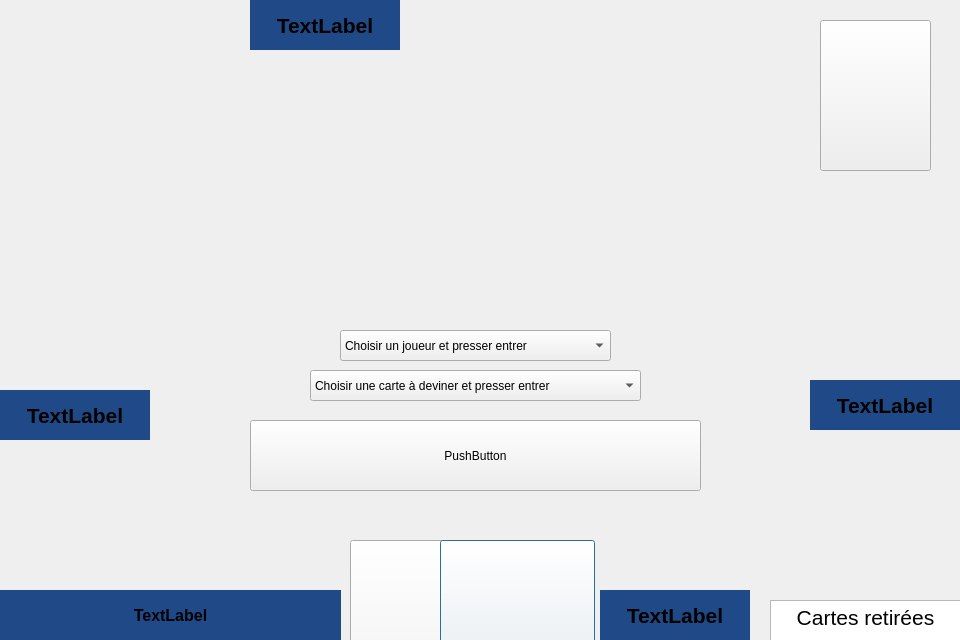
<?xml version="1.0" encoding="UTF-8"?>
<ui version="4.0">
 <class>Game</class>
 <widget class="QDialog" name="Game">
  <property name="geometry">
   <rect>
    <x>0</x>
    <y>0</y>
    <width>960</width>
    <height>640</height>
   </rect>
  </property>
  <property name="minimumSize">
   <size>
    <width>960</width>
    <height>640</height>
   </size>
  </property>
  <property name="maximumSize">
   <size>
    <width>960</width>
    <height>640</height>
   </size>
  </property>
  <property name="windowTitle">
   <string>Love Letter</string>
  </property>
  <property name="windowIcon">
   <iconset>
    <normalon>:/ressources/game_icon.png</normalon>
   </iconset>
  </property>
  <property name="styleSheet">
   <string notr="true">background-image: url(:/ressources/bgrd.jpg); 
background-position: center; 
background-repeat: repeat-xy;</string>
  </property>
  <widget class="QLabel" name="userLabel">
   <property name="geometry">
    <rect>
     <x>600</x>
     <y>590</y>
     <width>150</width>
     <height>50</height>
    </rect>
   </property>
   <property name="minimumSize">
    <size>
     <width>150</width>
     <height>50</height>
    </size>
   </property>
   <property name="maximumSize">
    <size>
     <width>150</width>
     <height>50</height>
    </size>
   </property>
   <property name="font">
    <font>
     <pointsize>16</pointsize>
     <weight>75</weight>
     <bold>true</bold>
    </font>
   </property>
   <property name="styleSheet">
    <string notr="true">background-color: rgb(32, 74, 135);</string>
   </property>
   <property name="text">
    <string>TextLabel</string>
   </property>
   <property name="alignment">
    <set>Qt::AlignCenter</set>
   </property>
  </widget>
  <widget class="QLabel" name="scoreLabel">
   <property name="geometry">
    <rect>
     <x>0</x>
     <y>590</y>
     <width>341</width>
     <height>50</height>
    </rect>
   </property>
   <property name="minimumSize">
    <size>
     <width>0</width>
     <height>50</height>
    </size>
   </property>
   <property name="maximumSize">
    <size>
     <width>350</width>
     <height>50</height>
    </size>
   </property>
   <property name="font">
    <font>
     <pointsize>12</pointsize>
     <weight>75</weight>
     <bold>true</bold>
    </font>
   </property>
   <property name="styleSheet">
    <string notr="true">background-color: rgb(32, 74, 135);</string>
   </property>
   <property name="text">
    <string>TextLabel</string>
   </property>
   <property name="alignment">
    <set>Qt::AlignCenter</set>
   </property>
  </widget>
  <widget class="QPushButton" name="pushButton">
   <property name="geometry">
    <rect>
     <x>440</x>
     <y>540</y>
     <width>155</width>
     <height>217</height>
    </rect>
   </property>
   <property name="minimumSize">
    <size>
     <width>155</width>
     <height>217</height>
    </size>
   </property>
   <property name="maximumSize">
    <size>
     <width>155</width>
     <height>217</height>
    </size>
   </property>
   <property name="text">
    <string/>
   </property>
   <property name="iconSize">
    <size>
     <width>155</width>
     <height>217</height>
    </size>
   </property>
   <property name="checkable">
    <bool>true</bool>
   </property>
   <property name="checked">
    <bool>false</bool>
   </property>
   <property name="flat">
    <bool>false</bool>
   </property>
  </widget>
  <widget class="QPushButton" name="pushButton_2">
   <property name="enabled">
    <bool>true</bool>
   </property>
   <property name="geometry">
    <rect>
     <x>410</x>
     <y>-130</y>
     <width>155</width>
     <height>217</height>
    </rect>
   </property>
   <property name="minimumSize">
    <size>
     <width>155</width>
     <height>217</height>
    </size>
   </property>
   <property name="maximumSize">
    <size>
     <width>155</width>
     <height>217</height>
    </size>
   </property>
   <property name="text">
    <string/>
   </property>
   <property name="iconSize">
    <size>
     <width>155</width>
     <height>217</height>
    </size>
   </property>
   <property name="checkable">
    <bool>true</bool>
   </property>
   <property name="flat">
    <bool>true</bool>
   </property>
  </widget>
  <widget class="QPushButton" name="pushButton_3">
   <property name="enabled">
    <bool>true</bool>
   </property>
   <property name="geometry">
    <rect>
     <x>-110</x>
     <y>220</y>
     <width>217</width>
     <height>155</height>
    </rect>
   </property>
   <property name="minimumSize">
    <size>
     <width>217</width>
     <height>155</height>
    </size>
   </property>
   <property name="maximumSize">
    <size>
     <width>217</width>
     <height>155</height>
    </size>
   </property>
   <property name="text">
    <string/>
   </property>
   <property name="iconSize">
    <size>
     <width>155</width>
     <height>217</height>
    </size>
   </property>
   <property name="checkable">
    <bool>true</bool>
   </property>
   <property name="flat">
    <bool>true</bool>
   </property>
  </widget>
  <widget class="QPushButton" name="pushButton_4">
   <property name="enabled">
    <bool>true</bool>
   </property>
   <property name="geometry">
    <rect>
     <x>860</x>
     <y>210</y>
     <width>217</width>
     <height>155</height>
    </rect>
   </property>
   <property name="minimumSize">
    <size>
     <width>217</width>
     <height>155</height>
    </size>
   </property>
   <property name="maximumSize">
    <size>
     <width>217</width>
     <height>155</height>
    </size>
   </property>
   <property name="text">
    <string/>
   </property>
   <property name="iconSize">
    <size>
     <width>155</width>
     <height>217</height>
    </size>
   </property>
   <property name="checkable">
    <bool>true</bool>
   </property>
   <property name="flat">
    <bool>true</bool>
   </property>
  </widget>
  <widget class="QLabel" name="userLabel_2">
   <property name="geometry">
    <rect>
     <x>0</x>
     <y>390</y>
     <width>150</width>
     <height>50</height>
    </rect>
   </property>
   <property name="minimumSize">
    <size>
     <width>150</width>
     <height>50</height>
    </size>
   </property>
   <property name="maximumSize">
    <size>
     <width>150</width>
     <height>50</height>
    </size>
   </property>
   <property name="font">
    <font>
     <pointsize>16</pointsize>
     <weight>75</weight>
     <bold>true</bold>
    </font>
   </property>
   <property name="styleSheet">
    <string notr="true">background-color: rgb(32, 74, 135);</string>
   </property>
   <property name="text">
    <string>TextLabel</string>
   </property>
   <property name="alignment">
    <set>Qt::AlignCenter</set>
   </property>
  </widget>
  <widget class="QLabel" name="userLabel_3">
   <property name="geometry">
    <rect>
     <x>810</x>
     <y>380</y>
     <width>150</width>
     <height>50</height>
    </rect>
   </property>
   <property name="minimumSize">
    <size>
     <width>150</width>
     <height>50</height>
    </size>
   </property>
   <property name="maximumSize">
    <size>
     <width>150</width>
     <height>50</height>
    </size>
   </property>
   <property name="font">
    <font>
     <pointsize>16</pointsize>
     <weight>75</weight>
     <bold>true</bold>
    </font>
   </property>
   <property name="styleSheet">
    <string notr="true">background-color: rgb(32, 74, 135);</string>
   </property>
   <property name="text">
    <string>TextLabel</string>
   </property>
   <property name="alignment">
    <set>Qt::AlignCenter</set>
   </property>
  </widget>
  <widget class="QLabel" name="userLabel_4">
   <property name="geometry">
    <rect>
     <x>250</x>
     <y>0</y>
     <width>150</width>
     <height>50</height>
    </rect>
   </property>
   <property name="minimumSize">
    <size>
     <width>150</width>
     <height>50</height>
    </size>
   </property>
   <property name="maximumSize">
    <size>
     <width>150</width>
     <height>50</height>
    </size>
   </property>
   <property name="font">
    <font>
     <pointsize>16</pointsize>
     <weight>75</weight>
     <bold>true</bold>
    </font>
   </property>
   <property name="styleSheet">
    <string notr="true">background-color: rgb(32, 74, 135);</string>
   </property>
   <property name="text">
    <string>TextLabel</string>
   </property>
   <property name="alignment">
    <set>Qt::AlignCenter</set>
   </property>
  </widget>
  <widget class="QComboBox" name="comboBox">
   <property name="enabled">
    <bool>true</bool>
   </property>
   <property name="geometry">
    <rect>
     <x>340</x>
     <y>330</y>
     <width>271</width>
     <height>31</height>
    </rect>
   </property>
   <item>
    <property name="text">
     <string>Choisir un joueur et presser entrer</string>
    </property>
   </item>
   <item>
    <property name="text">
     <string>Amadouceur</string>
    </property>
   </item>
   <item>
    <property name="text">
     <string>Petit_g</string>
    </property>
   </item>
   <item>
    <property name="text">
     <string>Anne</string>
    </property>
   </item>
  </widget>
  <widget class="QComboBox" name="comboBox_2">
   <property name="geometry">
    <rect>
     <x>310</x>
     <y>370</y>
     <width>331</width>
     <height>31</height>
    </rect>
   </property>
   <item>
    <property name="text">
     <string>Choisir une carte à deviner et presser entrer</string>
    </property>
   </item>
   <item>
    <property name="text">
     <string>Prêtre</string>
    </property>
   </item>
   <item>
    <property name="text">
     <string>Baron</string>
    </property>
   </item>
   <item>
    <property name="text">
     <string>Servante</string>
    </property>
   </item>
   <item>
    <property name="text">
     <string>Prince</string>
    </property>
   </item>
   <item>
    <property name="text">
     <string>Roi</string>
    </property>
   </item>
   <item>
    <property name="text">
     <string>Comtesse</string>
    </property>
   </item>
   <item>
    <property name="text">
     <string>Princesse</string>
    </property>
   </item>
  </widget>
  <widget class="QPushButton" name="pushButton_5">
   <property name="enabled">
    <bool>true</bool>
   </property>
   <property name="geometry">
    <rect>
     <x>770</x>
     <y>500</y>
     <width>100</width>
     <height>141</height>
    </rect>
   </property>
   <property name="maximumSize">
    <size>
     <width>100</width>
     <height>150</height>
    </size>
   </property>
   <property name="text">
    <string/>
   </property>
   <property name="iconSize">
    <size>
     <width>100</width>
     <height>150</height>
    </size>
   </property>
   <property name="flat">
    <bool>true</bool>
   </property>
  </widget>
  <widget class="QPushButton" name="pushButton_6">
   <property name="enabled">
    <bool>true</bool>
   </property>
   <property name="geometry">
    <rect>
     <x>820</x>
     <y>500</y>
     <width>100</width>
     <height>141</height>
    </rect>
   </property>
   <property name="maximumSize">
    <size>
     <width>100</width>
     <height>150</height>
    </size>
   </property>
   <property name="text">
    <string/>
   </property>
   <property name="iconSize">
    <size>
     <width>100</width>
     <height>150</height>
    </size>
   </property>
   <property name="flat">
    <bool>true</bool>
   </property>
  </widget>
  <widget class="QPushButton" name="pushButton_7">
   <property name="enabled">
    <bool>true</bool>
   </property>
   <property name="geometry">
    <rect>
     <x>870</x>
     <y>500</y>
     <width>100</width>
     <height>141</height>
    </rect>
   </property>
   <property name="maximumSize">
    <size>
     <width>100</width>
     <height>150</height>
    </size>
   </property>
   <property name="text">
    <string/>
   </property>
   <property name="iconSize">
    <size>
     <width>100</width>
     <height>150</height>
    </size>
   </property>
   <property name="flat">
    <bool>true</bool>
   </property>
  </widget>
  <widget class="QPushButton" name="pushButton_8">
   <property name="geometry">
    <rect>
     <x>250</x>
     <y>420</y>
     <width>451</width>
     <height>71</height>
    </rect>
   </property>
   <property name="styleSheet">
    <string notr="true">font: 20pt &quot;Ubuntu&quot;;</string>
   </property>
   <property name="text">
    <string>PushButton</string>
   </property>
   <property name="flat">
    <bool>false</bool>
   </property>
  </widget>
  <widget class="QPushButton" name="pushButton_9">
   <property name="geometry">
    <rect>
     <x>350</x>
     <y>540</y>
     <width>155</width>
     <height>217</height>
    </rect>
   </property>
   <property name="minimumSize">
    <size>
     <width>155</width>
     <height>217</height>
    </size>
   </property>
   <property name="maximumSize">
    <size>
     <width>155</width>
     <height>217</height>
    </size>
   </property>
   <property name="text">
    <string/>
   </property>
   <property name="iconSize">
    <size>
     <width>155</width>
     <height>217</height>
    </size>
   </property>
   <property name="checkable">
    <bool>true</bool>
   </property>
   <property name="checked">
    <bool>false</bool>
   </property>
   <property name="flat">
    <bool>false</bool>
   </property>
  </widget>
  <widget class="QPushButton" name="pushButton_10">
   <property name="geometry">
    <rect>
     <x>820</x>
     <y>20</y>
     <width>111</width>
     <height>151</height>
    </rect>
   </property>
   <property name="minimumSize">
    <size>
     <width>0</width>
     <height>0</height>
    </size>
   </property>
   <property name="maximumSize">
    <size>
     <width>155</width>
     <height>217</height>
    </size>
   </property>
   <property name="text">
    <string/>
   </property>
   <property name="iconSize">
    <size>
     <width>155</width>
     <height>217</height>
    </size>
   </property>
   <property name="checkable">
    <bool>true</bool>
   </property>
   <property name="checked">
    <bool>false</bool>
   </property>
   <property name="flat">
    <bool>false</bool>
   </property>
  </widget>
  <widget class="QPushButton" name="pushButton_11">
   <property name="geometry">
    <rect>
     <x>360</x>
     <y>450</y>
     <width>61</width>
     <height>81</height>
    </rect>
   </property>
   <property name="minimumSize">
    <size>
     <width>0</width>
     <height>0</height>
    </size>
   </property>
   <property name="maximumSize">
    <size>
     <width>155</width>
     <height>217</height>
    </size>
   </property>
   <property name="text">
    <string/>
   </property>
   <property name="iconSize">
    <size>
     <width>61</width>
     <height>81</height>
    </size>
   </property>
   <property name="checkable">
    <bool>true</bool>
   </property>
   <property name="checked">
    <bool>false</bool>
   </property>
   <property name="flat">
    <bool>true</bool>
   </property>
  </widget>
  <widget class="QPushButton" name="pushButton_12">
   <property name="geometry">
    <rect>
     <x>400</x>
     <y>450</y>
     <width>61</width>
     <height>81</height>
    </rect>
   </property>
   <property name="minimumSize">
    <size>
     <width>0</width>
     <height>0</height>
    </size>
   </property>
   <property name="maximumSize">
    <size>
     <width>155</width>
     <height>217</height>
    </size>
   </property>
   <property name="text">
    <string/>
   </property>
   <property name="iconSize">
    <size>
     <width>61</width>
     <height>81</height>
    </size>
   </property>
   <property name="checkable">
    <bool>true</bool>
   </property>
   <property name="checked">
    <bool>false</bool>
   </property>
   <property name="flat">
    <bool>true</bool>
   </property>
  </widget>
  <widget class="QPushButton" name="pushButton_13">
   <property name="geometry">
    <rect>
     <x>440</x>
     <y>450</y>
     <width>61</width>
     <height>81</height>
    </rect>
   </property>
   <property name="minimumSize">
    <size>
     <width>0</width>
     <height>0</height>
    </size>
   </property>
   <property name="maximumSize">
    <size>
     <width>155</width>
     <height>217</height>
    </size>
   </property>
   <property name="text">
    <string/>
   </property>
   <property name="iconSize">
    <size>
     <width>61</width>
     <height>81</height>
    </size>
   </property>
   <property name="checkable">
    <bool>true</bool>
   </property>
   <property name="checked">
    <bool>false</bool>
   </property>
   <property name="flat">
    <bool>true</bool>
   </property>
  </widget>
  <widget class="QPushButton" name="pushButton_14">
   <property name="geometry">
    <rect>
     <x>480</x>
     <y>450</y>
     <width>61</width>
     <height>81</height>
    </rect>
   </property>
   <property name="minimumSize">
    <size>
     <width>0</width>
     <height>0</height>
    </size>
   </property>
   <property name="maximumSize">
    <size>
     <width>155</width>
     <height>217</height>
    </size>
   </property>
   <property name="text">
    <string/>
   </property>
   <property name="iconSize">
    <size>
     <width>61</width>
     <height>81</height>
    </size>
   </property>
   <property name="checkable">
    <bool>true</bool>
   </property>
   <property name="checked">
    <bool>false</bool>
   </property>
   <property name="flat">
    <bool>true</bool>
   </property>
  </widget>
  <widget class="QPushButton" name="pushButton_15">
   <property name="geometry">
    <rect>
     <x>520</x>
     <y>450</y>
     <width>61</width>
     <height>81</height>
    </rect>
   </property>
   <property name="minimumSize">
    <size>
     <width>0</width>
     <height>0</height>
    </size>
   </property>
   <property name="maximumSize">
    <size>
     <width>155</width>
     <height>217</height>
    </size>
   </property>
   <property name="text">
    <string/>
   </property>
   <property name="iconSize">
    <size>
     <width>61</width>
     <height>81</height>
    </size>
   </property>
   <property name="checkable">
    <bool>true</bool>
   </property>
   <property name="checked">
    <bool>false</bool>
   </property>
   <property name="flat">
    <bool>true</bool>
   </property>
  </widget>
  <widget class="QPushButton" name="pushButton_16">
   <property name="geometry">
    <rect>
     <x>540</x>
     <y>100</y>
     <width>61</width>
     <height>81</height>
    </rect>
   </property>
   <property name="minimumSize">
    <size>
     <width>0</width>
     <height>0</height>
    </size>
   </property>
   <property name="maximumSize">
    <size>
     <width>155</width>
     <height>217</height>
    </size>
   </property>
   <property name="text">
    <string/>
   </property>
   <property name="iconSize">
    <size>
     <width>61</width>
     <height>81</height>
    </size>
   </property>
   <property name="checkable">
    <bool>true</bool>
   </property>
   <property name="checked">
    <bool>false</bool>
   </property>
   <property name="flat">
    <bool>true</bool>
   </property>
  </widget>
  <widget class="QPushButton" name="pushButton_17">
   <property name="geometry">
    <rect>
     <x>460</x>
     <y>100</y>
     <width>61</width>
     <height>81</height>
    </rect>
   </property>
   <property name="minimumSize">
    <size>
     <width>0</width>
     <height>0</height>
    </size>
   </property>
   <property name="maximumSize">
    <size>
     <width>155</width>
     <height>217</height>
    </size>
   </property>
   <property name="text">
    <string/>
   </property>
   <property name="iconSize">
    <size>
     <width>61</width>
     <height>81</height>
    </size>
   </property>
   <property name="checkable">
    <bool>true</bool>
   </property>
   <property name="checked">
    <bool>false</bool>
   </property>
   <property name="flat">
    <bool>true</bool>
   </property>
  </widget>
  <widget class="QPushButton" name="pushButton_18">
   <property name="geometry">
    <rect>
     <x>420</x>
     <y>100</y>
     <width>61</width>
     <height>81</height>
    </rect>
   </property>
   <property name="minimumSize">
    <size>
     <width>0</width>
     <height>0</height>
    </size>
   </property>
   <property name="maximumSize">
    <size>
     <width>155</width>
     <height>217</height>
    </size>
   </property>
   <property name="text">
    <string/>
   </property>
   <property name="iconSize">
    <size>
     <width>61</width>
     <height>81</height>
    </size>
   </property>
   <property name="checkable">
    <bool>true</bool>
   </property>
   <property name="checked">
    <bool>false</bool>
   </property>
   <property name="flat">
    <bool>true</bool>
   </property>
  </widget>
  <widget class="QPushButton" name="pushButton_19">
   <property name="geometry">
    <rect>
     <x>500</x>
     <y>100</y>
     <width>61</width>
     <height>81</height>
    </rect>
   </property>
   <property name="minimumSize">
    <size>
     <width>0</width>
     <height>0</height>
    </size>
   </property>
   <property name="maximumSize">
    <size>
     <width>155</width>
     <height>217</height>
    </size>
   </property>
   <property name="text">
    <string/>
   </property>
   <property name="iconSize">
    <size>
     <width>61</width>
     <height>81</height>
    </size>
   </property>
   <property name="checkable">
    <bool>true</bool>
   </property>
   <property name="checked">
    <bool>false</bool>
   </property>
   <property name="flat">
    <bool>true</bool>
   </property>
  </widget>
  <widget class="QPushButton" name="pushButton_20">
   <property name="geometry">
    <rect>
     <x>380</x>
     <y>100</y>
     <width>61</width>
     <height>81</height>
    </rect>
   </property>
   <property name="minimumSize">
    <size>
     <width>0</width>
     <height>0</height>
    </size>
   </property>
   <property name="maximumSize">
    <size>
     <width>155</width>
     <height>217</height>
    </size>
   </property>
   <property name="text">
    <string/>
   </property>
   <property name="iconSize">
    <size>
     <width>61</width>
     <height>81</height>
    </size>
   </property>
   <property name="checkable">
    <bool>true</bool>
   </property>
   <property name="checked">
    <bool>false</bool>
   </property>
   <property name="flat">
    <bool>true</bool>
   </property>
  </widget>
  <widget class="QTextEdit" name="textEdit">
   <property name="geometry">
    <rect>
     <x>770</x>
     <y>600</y>
     <width>191</width>
     <height>41</height>
    </rect>
   </property>
   <property name="html">
    <string>&lt;!DOCTYPE HTML PUBLIC &quot;-//W3C//DTD HTML 4.0//EN&quot; &quot;http://www.w3.org/TR/REC-html40/strict.dtd&quot;&gt;
&lt;html&gt;&lt;head&gt;&lt;meta name=&quot;qrichtext&quot; content=&quot;1&quot; /&gt;&lt;style type=&quot;text/css&quot;&gt;
p, li { white-space: pre-wrap; }
&lt;/style&gt;&lt;/head&gt;&lt;body style=&quot; font-family:'MS Shell Dlg 2'; font-size:8.25pt; font-weight:400; font-style:normal;&quot;&gt;
&lt;p align=&quot;center&quot; style=&quot; margin-top:0px; margin-bottom:0px; margin-left:0px; margin-right:0px; -qt-block-indent:0; text-indent:0px;&quot;&gt;&lt;span style=&quot; font-family:'Ubuntu'; font-size:16pt;&quot;&gt;Cartes retirées&lt;/span&gt;&lt;/p&gt;&lt;/body&gt;&lt;/html&gt;</string>
   </property>
   <property name="textInteractionFlags">
    <set>Qt::NoTextInteraction</set>
   </property>
  </widget>
  <widget class="QPushButton" name="pushButton_21">
   <property name="geometry">
    <rect>
     <x>130</x>
     <y>200</y>
     <width>81</width>
     <height>61</height>
    </rect>
   </property>
   <property name="minimumSize">
    <size>
     <width>0</width>
     <height>0</height>
    </size>
   </property>
   <property name="maximumSize">
    <size>
     <width>155</width>
     <height>217</height>
    </size>
   </property>
   <property name="text">
    <string/>
   </property>
   <property name="iconSize">
    <size>
     <width>61</width>
     <height>81</height>
    </size>
   </property>
   <property name="checkable">
    <bool>true</bool>
   </property>
   <property name="checked">
    <bool>false</bool>
   </property>
   <property name="flat">
    <bool>true</bool>
   </property>
  </widget>
  <widget class="QPushButton" name="pushButton_22">
   <property name="geometry">
    <rect>
     <x>130</x>
     <y>230</y>
     <width>81</width>
     <height>61</height>
    </rect>
   </property>
   <property name="minimumSize">
    <size>
     <width>0</width>
     <height>0</height>
    </size>
   </property>
   <property name="maximumSize">
    <size>
     <width>155</width>
     <height>217</height>
    </size>
   </property>
   <property name="text">
    <string/>
   </property>
   <property name="iconSize">
    <size>
     <width>61</width>
     <height>81</height>
    </size>
   </property>
   <property name="checkable">
    <bool>true</bool>
   </property>
   <property name="checked">
    <bool>false</bool>
   </property>
   <property name="flat">
    <bool>true</bool>
   </property>
  </widget>
  <widget class="QPushButton" name="pushButton_23">
   <property name="geometry">
    <rect>
     <x>130</x>
     <y>260</y>
     <width>81</width>
     <height>61</height>
    </rect>
   </property>
   <property name="minimumSize">
    <size>
     <width>0</width>
     <height>0</height>
    </size>
   </property>
   <property name="maximumSize">
    <size>
     <width>155</width>
     <height>217</height>
    </size>
   </property>
   <property name="text">
    <string/>
   </property>
   <property name="iconSize">
    <size>
     <width>61</width>
     <height>81</height>
    </size>
   </property>
   <property name="checkable">
    <bool>true</bool>
   </property>
   <property name="checked">
    <bool>false</bool>
   </property>
   <property name="flat">
    <bool>true</bool>
   </property>
  </widget>
  <widget class="QPushButton" name="pushButton_24">
   <property name="geometry">
    <rect>
     <x>130</x>
     <y>290</y>
     <width>81</width>
     <height>61</height>
    </rect>
   </property>
   <property name="minimumSize">
    <size>
     <width>0</width>
     <height>0</height>
    </size>
   </property>
   <property name="maximumSize">
    <size>
     <width>155</width>
     <height>217</height>
    </size>
   </property>
   <property name="text">
    <string/>
   </property>
   <property name="iconSize">
    <size>
     <width>61</width>
     <height>81</height>
    </size>
   </property>
   <property name="checkable">
    <bool>true</bool>
   </property>
   <property name="checked">
    <bool>false</bool>
   </property>
   <property name="flat">
    <bool>true</bool>
   </property>
  </widget>
  <widget class="QPushButton" name="pushButton_25">
   <property name="geometry">
    <rect>
     <x>130</x>
     <y>320</y>
     <width>81</width>
     <height>61</height>
    </rect>
   </property>
   <property name="minimumSize">
    <size>
     <width>0</width>
     <height>0</height>
    </size>
   </property>
   <property name="maximumSize">
    <size>
     <width>155</width>
     <height>217</height>
    </size>
   </property>
   <property name="text">
    <string/>
   </property>
   <property name="iconSize">
    <size>
     <width>61</width>
     <height>81</height>
    </size>
   </property>
   <property name="checkable">
    <bool>true</bool>
   </property>
   <property name="checked">
    <bool>false</bool>
   </property>
   <property name="flat">
    <bool>true</bool>
   </property>
  </widget>
  <widget class="QPushButton" name="pushButton_26">
   <property name="geometry">
    <rect>
     <x>750</x>
     <y>220</y>
     <width>81</width>
     <height>61</height>
    </rect>
   </property>
   <property name="minimumSize">
    <size>
     <width>0</width>
     <height>0</height>
    </size>
   </property>
   <property name="maximumSize">
    <size>
     <width>155</width>
     <height>217</height>
    </size>
   </property>
   <property name="text">
    <string/>
   </property>
   <property name="iconSize">
    <size>
     <width>61</width>
     <height>81</height>
    </size>
   </property>
   <property name="checkable">
    <bool>true</bool>
   </property>
   <property name="checked">
    <bool>false</bool>
   </property>
   <property name="flat">
    <bool>true</bool>
   </property>
  </widget>
  <widget class="QPushButton" name="pushButton_27">
   <property name="geometry">
    <rect>
     <x>750</x>
     <y>310</y>
     <width>81</width>
     <height>61</height>
    </rect>
   </property>
   <property name="minimumSize">
    <size>
     <width>0</width>
     <height>0</height>
    </size>
   </property>
   <property name="maximumSize">
    <size>
     <width>155</width>
     <height>217</height>
    </size>
   </property>
   <property name="text">
    <string/>
   </property>
   <property name="iconSize">
    <size>
     <width>61</width>
     <height>81</height>
    </size>
   </property>
   <property name="checkable">
    <bool>true</bool>
   </property>
   <property name="checked">
    <bool>false</bool>
   </property>
   <property name="flat">
    <bool>true</bool>
   </property>
  </widget>
  <widget class="QPushButton" name="pushButton_28">
   <property name="geometry">
    <rect>
     <x>750</x>
     <y>250</y>
     <width>81</width>
     <height>61</height>
    </rect>
   </property>
   <property name="minimumSize">
    <size>
     <width>0</width>
     <height>0</height>
    </size>
   </property>
   <property name="maximumSize">
    <size>
     <width>155</width>
     <height>217</height>
    </size>
   </property>
   <property name="text">
    <string/>
   </property>
   <property name="iconSize">
    <size>
     <width>61</width>
     <height>81</height>
    </size>
   </property>
   <property name="checkable">
    <bool>true</bool>
   </property>
   <property name="checked">
    <bool>false</bool>
   </property>
   <property name="flat">
    <bool>true</bool>
   </property>
  </widget>
  <widget class="QPushButton" name="pushButton_29">
   <property name="geometry">
    <rect>
     <x>750</x>
     <y>280</y>
     <width>81</width>
     <height>61</height>
    </rect>
   </property>
   <property name="minimumSize">
    <size>
     <width>0</width>
     <height>0</height>
    </size>
   </property>
   <property name="maximumSize">
    <size>
     <width>155</width>
     <height>217</height>
    </size>
   </property>
   <property name="text">
    <string/>
   </property>
   <property name="iconSize">
    <size>
     <width>61</width>
     <height>81</height>
    </size>
   </property>
   <property name="checkable">
    <bool>true</bool>
   </property>
   <property name="checked">
    <bool>false</bool>
   </property>
   <property name="flat">
    <bool>true</bool>
   </property>
  </widget>
  <widget class="QPushButton" name="pushButton_30">
   <property name="geometry">
    <rect>
     <x>750</x>
     <y>190</y>
     <width>81</width>
     <height>61</height>
    </rect>
   </property>
   <property name="minimumSize">
    <size>
     <width>0</width>
     <height>0</height>
    </size>
   </property>
   <property name="maximumSize">
    <size>
     <width>155</width>
     <height>217</height>
    </size>
   </property>
   <property name="text">
    <string/>
   </property>
   <property name="iconSize">
    <size>
     <width>61</width>
     <height>81</height>
    </size>
   </property>
   <property name="checkable">
    <bool>true</bool>
   </property>
   <property name="checked">
    <bool>false</bool>
   </property>
   <property name="flat">
    <bool>true</bool>
   </property>
  </widget>
  <zorder>pushButton_16</zorder>
  <zorder>pushButton_19</zorder>
  <zorder>pushButton_17</zorder>
  <zorder>pushButton_18</zorder>
  <zorder>pushButton_20</zorder>
  <zorder>pushButton_11</zorder>
  <zorder>pushButton_12</zorder>
  <zorder>pushButton_13</zorder>
  <zorder>pushButton_14</zorder>
  <zorder>pushButton_15</zorder>
  <zorder>userLabel</zorder>
  <zorder>scoreLabel</zorder>
  <zorder>pushButton_2</zorder>
  <zorder>pushButton_3</zorder>
  <zorder>pushButton_4</zorder>
  <zorder>userLabel_2</zorder>
  <zorder>userLabel_3</zorder>
  <zorder>userLabel_4</zorder>
  <zorder>comboBox</zorder>
  <zorder>comboBox_2</zorder>
  <zorder>pushButton_5</zorder>
  <zorder>pushButton_6</zorder>
  <zorder>pushButton_7</zorder>
  <zorder>pushButton_10</zorder>
  <zorder>pushButton_8</zorder>
  <zorder>pushButton_9</zorder>
  <zorder>pushButton</zorder>
  <zorder>textEdit</zorder>
  <zorder>pushButton_21</zorder>
  <zorder>pushButton_22</zorder>
  <zorder>pushButton_23</zorder>
  <zorder>pushButton_24</zorder>
  <zorder>pushButton_25</zorder>
  <zorder>pushButton_26</zorder>
  <zorder>pushButton_27</zorder>
  <zorder>pushButton_28</zorder>
  <zorder>pushButton_29</zorder>
  <zorder>pushButton_30</zorder>
 </widget>
 <resources/>
 <connections/>
</ui>
